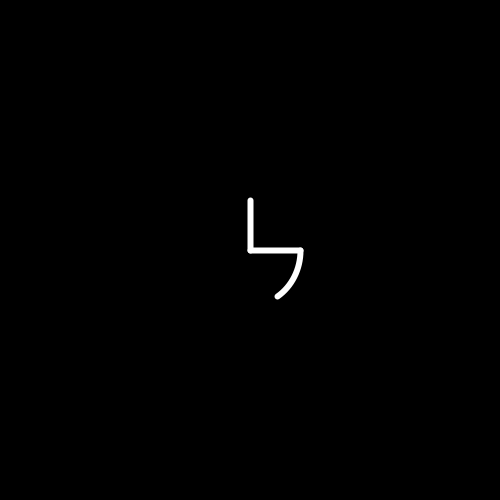
Frame 1 (no input)
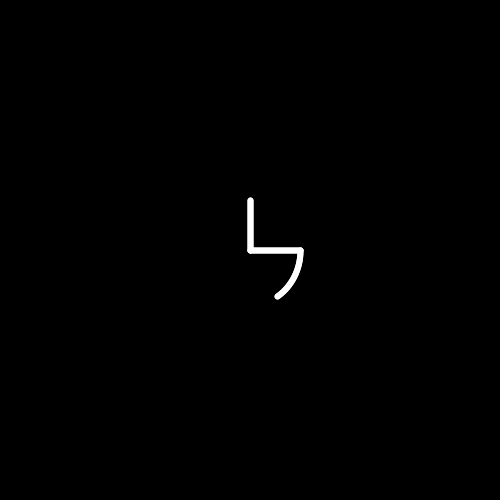
Frame 2 (the mouse pressed at the canvas centre, redrawn once)

The Processing sketch that drew these frames (run headless with seeded random() and noise(); the mouse was pressed at the canvas centre and the sketch redrawn once):

// Processing sketch: processing_85330
// ── processing_85330.pde

void setup()
{
  //SIZE
  //La taille en pixel du papier de la fenêtre est largeur= 500 hauteur= 500
  size(500,500);
  
  smooth();
 
  //BACKGROUND
  //Peindre le fond de notre fenetre (0)
  background(0);
}

void draw()
{
  
  
  //NOFILL
  //les formes suivantes ne seront pas remplies
  noFill();
  
  //STROKE
  //Les formes suivnates auront un contour blanc
  stroke(255);
  strokeWeight(6);
  
  
  //ELLIPSE
  //Dessiné plusieurs ellipses
  arc(250,250,100,110,0,1);

 //LIGNE
  //Dessiné plusieurs traits
  
  line(250,250,300,250);
  line(250,200,250,250);
  
  
  
  noLoop();
}
